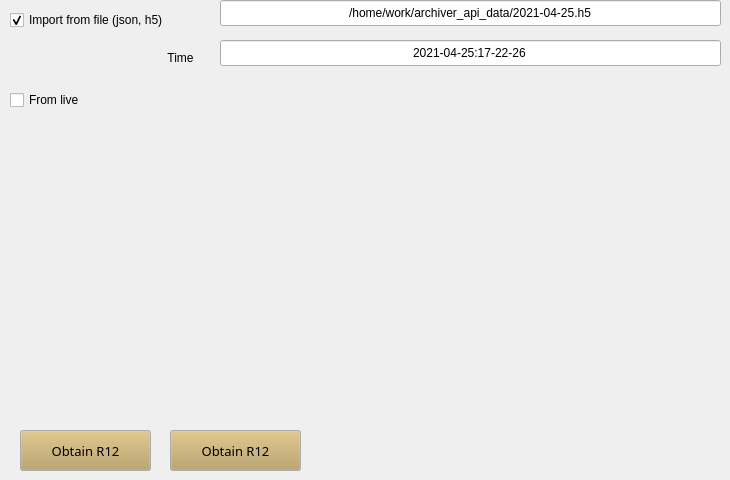
    <widget class="QWidget" name="tab_lattice">
     <attribute name="title">
      <string>Lattice</string>
     </attribute>
     <widget class="QLineEdit" name="ImportFile">
      <property name="geometry">
       <rect>
        <x>220</x>
        <y>0</y>
        <width>501</width>
        <height>26</height>
       </rect>
      </property>
      <property name="text">
       <string>/home/work/archiver_api_data/2021-04-25.h5</string>
      </property>
      <property name="alignment">
       <set>Qt::AlignCenter</set>
      </property>
     </widget>
     <widget class="QCheckBox" name="LatticeFromFileCheck">
      <property name="geometry">
       <rect>
        <x>10</x>
        <y>10</y>
        <width>201</width>
        <height>20</height>
       </rect>
      </property>
      <property name="text">
       <string>Import from file (json, h5)</string>
      </property>
      <property name="checked">
       <bool>true</bool>
      </property>
     </widget>
     <widget class="QLineEdit" name="ImportFileTime">
      <property name="geometry">
       <rect>
        <x>220</x>
        <y>40</y>
        <width>501</width>
        <height>26</height>
       </rect>
      </property>
      <property name="text">
       <string>2021-04-25:17-22-26</string>
      </property>
      <property name="alignment">
       <set>Qt::AlignCenter</set>
      </property>
     </widget>
     <widget class="QCheckBox" name="LatticeFromLiveCheck">
      <property name="geometry">
       <rect>
        <x>10</x>
        <y>90</y>
        <width>201</width>
        <height>20</height>
       </rect>
      </property>
      <property name="text">
       <string>From live</string>
      </property>
      <property name="checked">
       <bool>false</bool>
      </property>
     </widget>
     <widget class="QLabel" name="label_24">
      <property name="geometry">
       <rect>
        <x>150</x>
        <y>50</y>
        <width>61</width>
        <height>16</height>
       </rect>
      </property>
      <property name="text">
       <string>Time</string>
      </property>
      <property name="alignment">
       <set>Qt::AlignCenter</set>
      </property>
     </widget>
     <widget class="QPushButton" name="ObtainR12">
      <property name="geometry">
       <rect>
        <x>20</x>
        <y>430</y>
        <width>131</width>
        <height>41</height>
       </rect>
      </property>
      <property name="palette">
       <palette>
        <active>
         <colorrole role="Button">
          <brush brushstyle="SolidPattern">
           <color alpha="255">
            <red>183</red>
            <green>157</green>
            <blue>92</blue>
           </color>
          </brush>
         </colorrole>
        </active>
        <inactive>
         <colorrole role="Button">
          <brush brushstyle="SolidPattern">
           <color alpha="255">
            <red>183</red>
            <green>157</green>
            <blue>92</blue>
           </color>
          </brush>
         </colorrole>
        </inactive>
        <disabled>
         <colorrole role="Button">
          <brush brushstyle="SolidPattern">
           <color alpha="255">
            <red>183</red>
            <green>157</green>
            <blue>92</blue>
           </color>
          </brush>
         </colorrole>
        </disabled>
       </palette>
      </property>
      <property name="font">
       <font>
        <family>Sans Serif</family>
        <pointsize>10</pointsize>
       </font>
      </property>
      <property name="text">
       <string>Obtain R12</string>
      </property>
     </widget>
     <widget class="QPushButton" name="ObtainR12_2">
      <property name="geometry">
       <rect>
        <x>170</x>
        <y>430</y>
        <width>131</width>
        <height>41</height>
       </rect>
      </property>
      <property name="palette">
       <palette>
        <active>
         <colorrole role="Button">
          <brush brushstyle="SolidPattern">
           <color alpha="255">
            <red>183</red>
            <green>157</green>
            <blue>92</blue>
           </color>
          </brush>
         </colorrole>
        </active>
        <inactive>
         <colorrole role="Button">
          <brush brushstyle="SolidPattern">
           <color alpha="255">
            <red>183</red>
            <green>157</green>
            <blue>92</blue>
           </color>
          </brush>
         </colorrole>
        </inactive>
        <disabled>
         <colorrole role="Button">
          <brush brushstyle="SolidPattern">
           <color alpha="255">
            <red>183</red>
            <green>157</green>
            <blue>92</blue>
           </color>
          </brush>
         </colorrole>
        </disabled>
       </palette>
      </property>
      <property name="font">
       <font>
        <family>Sans Serif</family>
        <pointsize>10</pointsize>
       </font>
      </property>
      <property name="text">
       <string>Obtain R12</string>
      </property>
     </widget>
    </widget>
